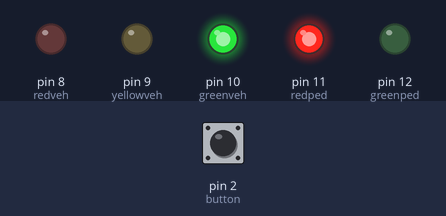
This sketch was run on a simulated Arduino Uno, built with avr-gcc and run on an emulated ATmega328P. On the bench: output pins drawn as LEDs (lit = HIGH). The inputs (shaded band) are chosen by the test bench; at power-on: pin 2 (button) HIGH.

Above: at 3.0 s.
3.1 s: pin 2 (button) pulled LOW for 0.2 s
At 4.4 s:
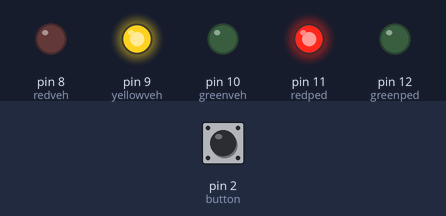
At 7.5 s:
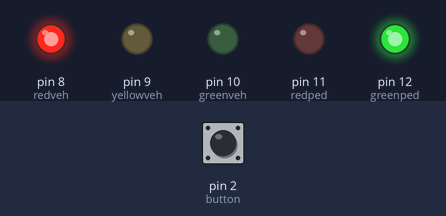
Timing chart, 0 to 35.6 s (numbered marks = the images above; inputs shaded):
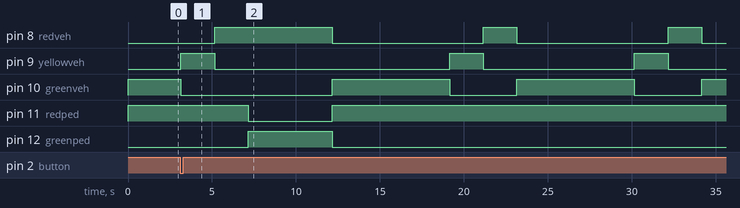

The sketch:

traffic_light.ino
```cpp
const int redveh=8;
const int yellowveh=9;
const int greenveh=10;
const int redped=11;
const int greenped=12;
const int button=2;
bool state=false;
void setup(){
  pinMode(redveh,OUTPUT);
  pinMode(yellowveh,OUTPUT);
  pinMode(greenveh,OUTPUT);
  pinMode(redped,OUTPUT);
  pinMode(greenped,OUTPUT);
  pinMode(button,INPUT_PULLUP);
}
void loop(){
  digitalWrite(greenveh,HIGH);
  digitalWrite(yellowveh,LOW);
  digitalWrite(redveh,LOW);
  digitalWrite(redped,HIGH);
  digitalWrite(greenped,LOW);
  delay(2000);
  for(int i=0;i<50;i++){
    if(digitalRead(button)==LOW){
      delay(50);
      if(digitalRead(button)==LOW){
        state=true;
        break;
      }
    }
    delay(100);
  }
  if(state==true){
    pedestriancross();
    state=false;
    return;
  }
  digitalWrite(greenveh,LOW);
  digitalWrite(yellowveh,HIGH);
  delay(2000);
  digitalWrite(yellowveh,LOW);
  digitalWrite(redveh,HIGH);
  delay(2000);
  digitalWrite(redveh,LOW);
}
void pedestriancross(){
  digitalWrite(greenveh,LOW);
  digitalWrite(yellowveh,HIGH);
  delay(2000);
  digitalWrite(yellowveh,LOW);
  digitalWrite(redveh,HIGH);
  delay(2000);
  digitalWrite(redped,LOW);
  digitalWrite(greenped,HIGH);
  delay(5000);
  digitalWrite(redped,HIGH);
  digitalWrite(greenped,LOW);
  digitalWrite(redveh,LOW);
  digitalWrite(greenveh,HIGH);
}
```

Measured:
- after the input at 3.1 s, pin 11 (redped): HIGH → LOW after 4.1 s, → HIGH 5.0 s later; pin 12 (greenped): LOW → HIGH after 4.1 s, → LOW 5.0 s later
- by itself, pin 8 (redveh): repeats every 11.0 s: LOW 9.0 s, HIGH 2.0 s
- by itself, pin 10 (greenveh): repeats every 11.0 s: HIGH 7.0 s, LOW 4.0 s
